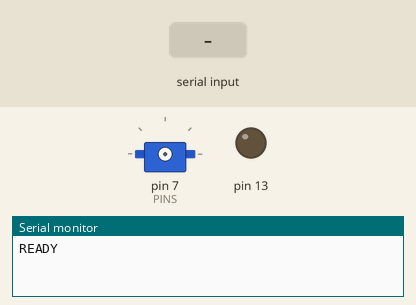
Simulated run of this sketch. Board: Arduino Uno, built with avr-gcc and run on an emulated ATmega328P. Parts: servo, output pins drawn as LEDs (lit = HIGH), the last lines printed to the serial monitor. The inputs (shaded band) are chosen by the test bench.

Above: at 1.2 s.
1.3 s: "90,45\n" received over Serial
At 1.6 s:
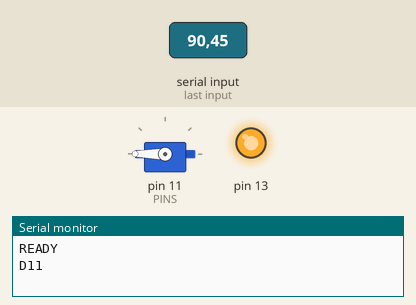
At 8.6 s:
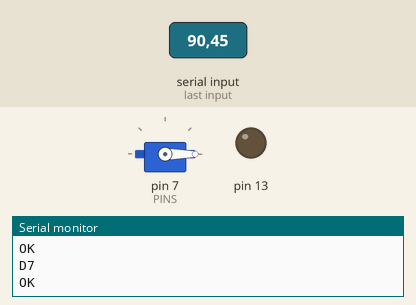
Timing chart, 0 to 10.1 s (numbered marks = the images above; inputs shaded):
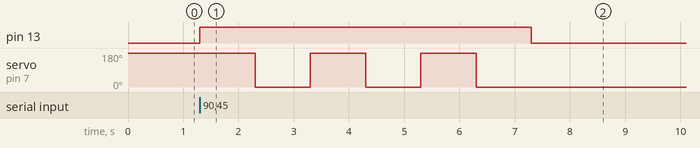

The sketch:

CPS_Debug_Arduino_servo_test.ino
```cpp
// 舵机测试：串口收到 0~7，对应舵机转到 180 度，再回到 0 度
// 0=D11 1=D12 2=D4 3=D3 4=D8 5=D7 6=D6 7=D5

#include <Servo.h>

const int PINS[] = {11, 12, 4, 3, 8, 7, 6, 5};
Servo s;

void setup() {
  Serial.begin(9600);
  pinMode(13, OUTPUT);
  Serial.println("READY");
}

void loop() {
  if (!Serial.available()) return;
  char c = Serial.read();
  if (c < '0' || c > '7') return;

  int pin = PINS[c - '0'];
  digitalWrite(13, HIGH);            // 收到指令，板载灯亮
  Serial.print("D");
  Serial.println(pin);

  s.attach(pin, 500, 2400);          // 只接通这一个舵机
  s.write(180);
  delay(1000);
  s.write(0);
  delay(1000);
  s.detach();                        // 测完断开，省电

  digitalWrite(13, LOW);
  Serial.println("OK");
}
```

Measured:
- after the input at 1.3 s, pin 13: LOW → HIGH at once, → LOW 6.0 s later; servo on pin 7 (PINS): alternates 180° for 1.0 s and 0° for 1.0 s, 5 changes in all, then stays 0°, starting after 1.0 s
